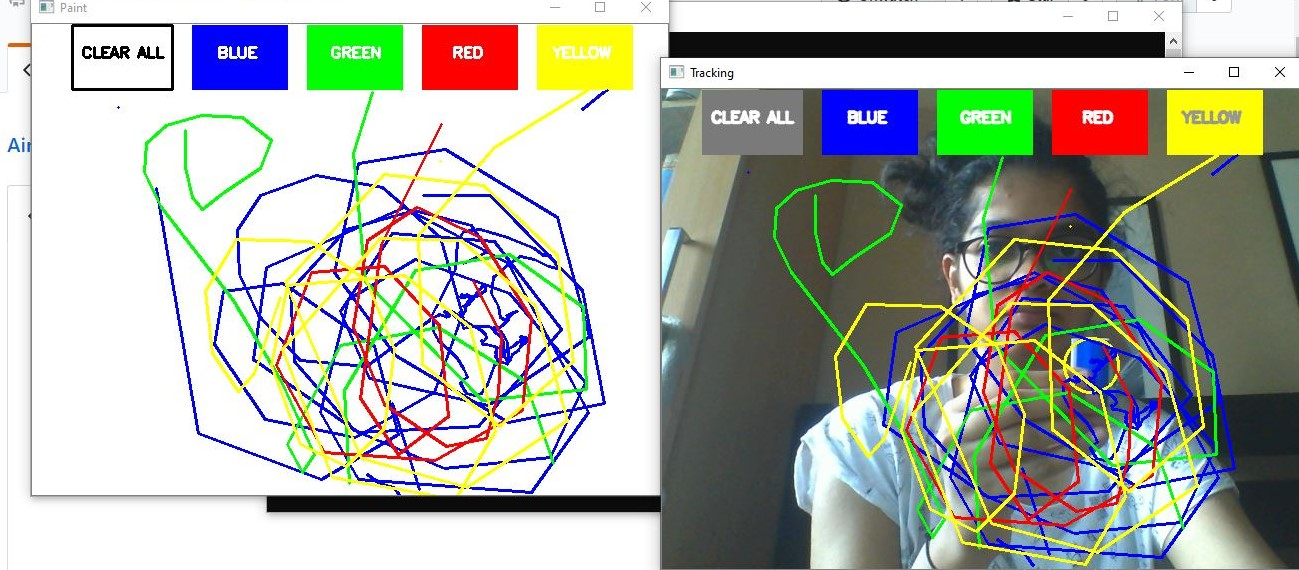
#> input picture Air_Canvas/SS.JPG, 1299 x 570 px, given in place of the camera
$ python Air_Canvas.py
#> lines starting #> are read from the running program, lines starting #| are printed output that depends on the picture; after the words box and inside, x2 and y2 are one past the last pixel; in counts of white or black regions, pixels touching at a corner belong together
import numpy as np
import cv2
from collections import deque

# Define the upper and lower bounds for a particular color(brush) to be detected
lower_bound = np.array([101, 101, 101])
upper_bound = np.array([121, 255, 255])    # blue

# Define a 5x5 kernel for erosion and dilation
kernel = np.ones((5, 5), np.uint8)

# Setup deques to store separate colors in separate arrays (Blue, Green, Red, Yellow points)
bpoints = [deque(maxlen=512)]
gpoints = [deque(maxlen=512)]
rpoints = [deque(maxlen=512)]
ypoints = [deque(maxlen=512)]

bindex = 0
gindex = 0
rindex = 0
yindex = 0

colors = [(255, 0, 0), (0, 255, 0), (0, 0, 255), (0, 255, 255)]
colorIndex = 0

# Setup the Paint interface
paintWindow = np.zeros((471,636,3)) + 255
paintWindow = cv2.rectangle(paintWindow, (40,1), (140,65), (0,0,0), 2)
paintWindow = cv2.rectangle(paintWindow, (160,1), (255,65), colors[0], -1)
paintWindow = cv2.rectangle(paintWindow, (275,1), (370,65), colors[1], -1)
paintWindow = cv2.rectangle(paintWindow, (390,1), (485,65), colors[2], -1)
paintWindow = cv2.rectangle(paintWindow, (505,1), (600,65), colors[3], -1)
cv2.putText(paintWindow, "CLEAR ALL", (49, 33), cv2.FONT_HERSHEY_SIMPLEX, 0.5, (0, 0, 0), 2, cv2.LINE_AA)
cv2.putText(paintWindow, "BLUE", (185, 33), cv2.FONT_HERSHEY_SIMPLEX, 0.5, (255, 255, 255), 2, cv2.LINE_AA)
cv2.putText(paintWindow, "GREEN", (298, 33), cv2.FONT_HERSHEY_SIMPLEX, 0.5, (255, 255, 255), 2, cv2.LINE_AA)
cv2.putText(paintWindow, "RED", (420, 33), cv2.FONT_HERSHEY_SIMPLEX, 0.5, (255, 255, 255), 2, cv2.LINE_AA)
cv2.putText(paintWindow, "YELLOW", (520, 33), cv2.FONT_HERSHEY_SIMPLEX, 0.5, (150,150,150), 2, cv2.LINE_AA)

cv2.namedWindow('Paint', cv2.WINDOW_AUTOSIZE)

# Load the video
camera = cv2.VideoCapture(0)

# Keep looping
while True:
    # Grab the current paintWindow
    (grabbed, frame) = camera.read()
#> frame is the input picture: shape (570, 1299, 3); mean B, G, R 167.1, 175.5, 172.2
    frame = cv2.flip(frame, 1)
    hsv = cv2.cvtColor(frame, cv2.COLOR_BGR2HSV)
#> hsv: shape (570, 1299, 3); mean H, S, V 45.9, 56.6, 193.7

    # Add the coloring options to the frame
    frame = cv2.rectangle(frame, (40,1), (140,65), (122,122,122), -1)
    frame = cv2.rectangle(frame, (160,1), (255,65), colors[0], -1)
    frame = cv2.rectangle(frame, (275,1), (370,65), colors[1], -1)
    frame = cv2.rectangle(frame, (390,1), (485,65), colors[2], -1)
    frame = cv2.rectangle(frame, (505,1), (600,65), colors[3], -1)
    cv2.putText(frame, "CLEAR ALL", (49, 33), cv2.FONT_HERSHEY_SIMPLEX, 0.5, (255, 255, 255), 2, cv2.LINE_AA)
    cv2.putText(frame, "BLUE", (185, 33), cv2.FONT_HERSHEY_SIMPLEX, 0.5, (255, 255, 255), 2, cv2.LINE_AA)
    cv2.putText(frame, "GREEN", (298, 33), cv2.FONT_HERSHEY_SIMPLEX, 0.5, (255, 255, 255), 2, cv2.LINE_AA)
    cv2.putText(frame, "RED", (420, 33), cv2.FONT_HERSHEY_SIMPLEX, 0.5, (255, 255, 255), 2, cv2.LINE_AA)
    cv2.putText(frame, "YELLOW", (520, 33), cv2.FONT_HERSHEY_SIMPLEX, 0.5, (150,150,150), 2, cv2.LINE_AA)
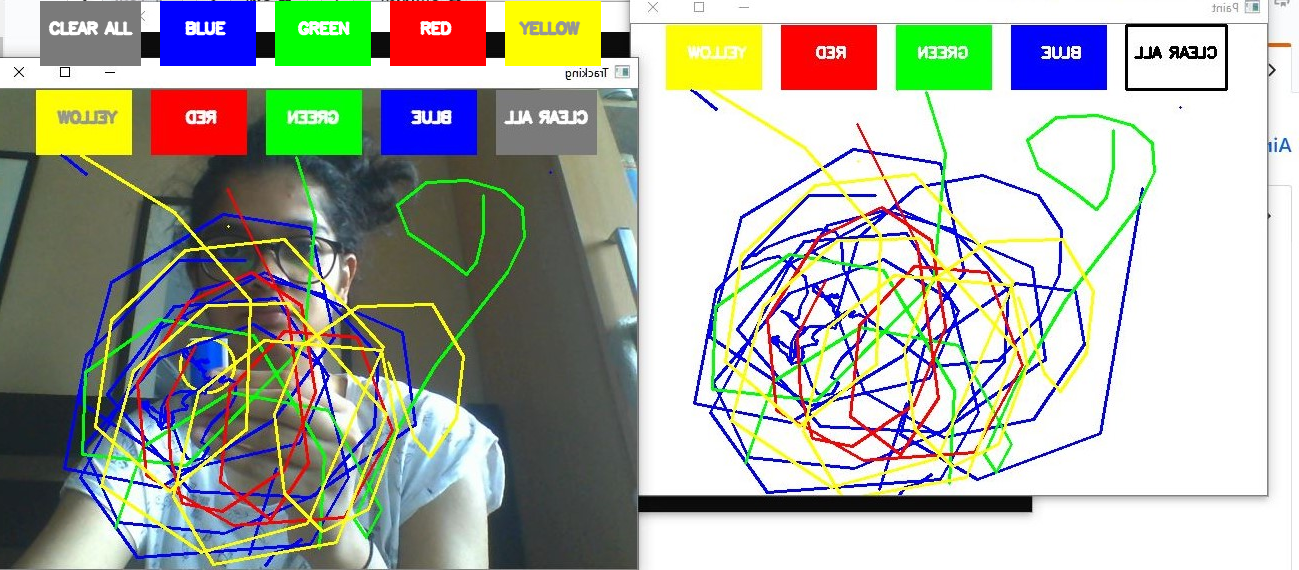
#> frame: shape (570, 1299, 3); mean B, G, R 163.5, 173.9, 170.6

    # Check to see if we have reached the end of the video
    if not grabbed:
        break

    # Determine which pixels fall within the blue boundaries and then blur the binary image
    mask = cv2.inRange(hsv, lower_bound, upper_bound)
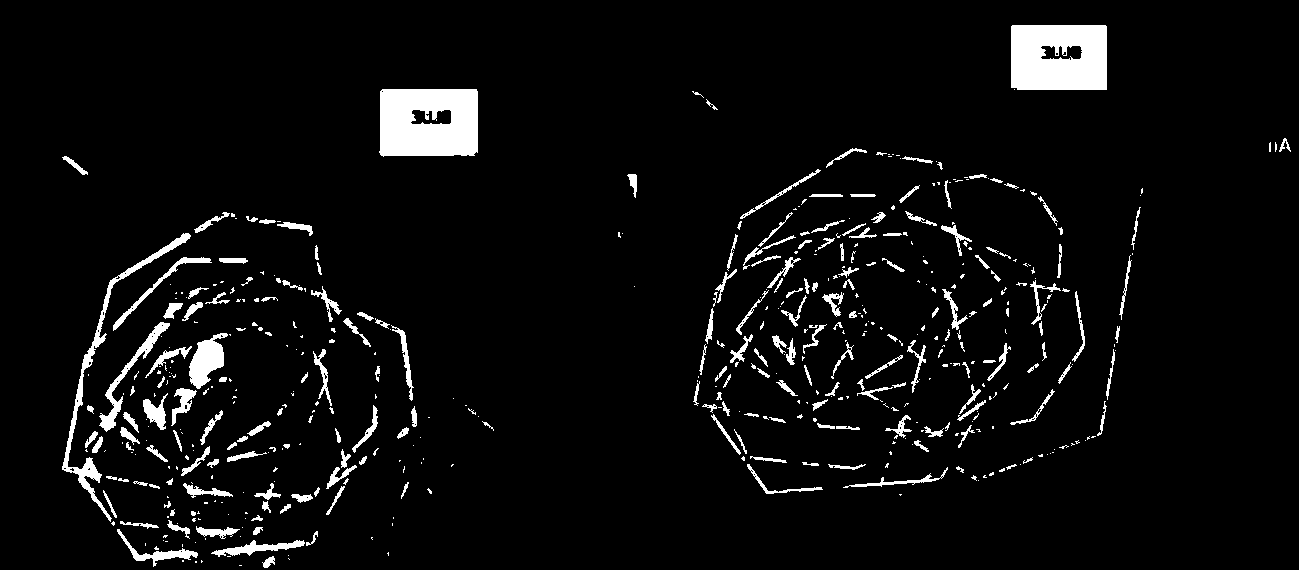
#> mask: shape (570, 1299); 5.1% white; 514 white regions (300 under 20 px), largest, box (x1, y1, x2, y2) and area: (379, 89, 478, 157) 6127, (1011, 25, 1107, 90) 5840, (62, 233, 191, 522) 2125
    mask = cv2.erode(mask, kernel, iterations=2)
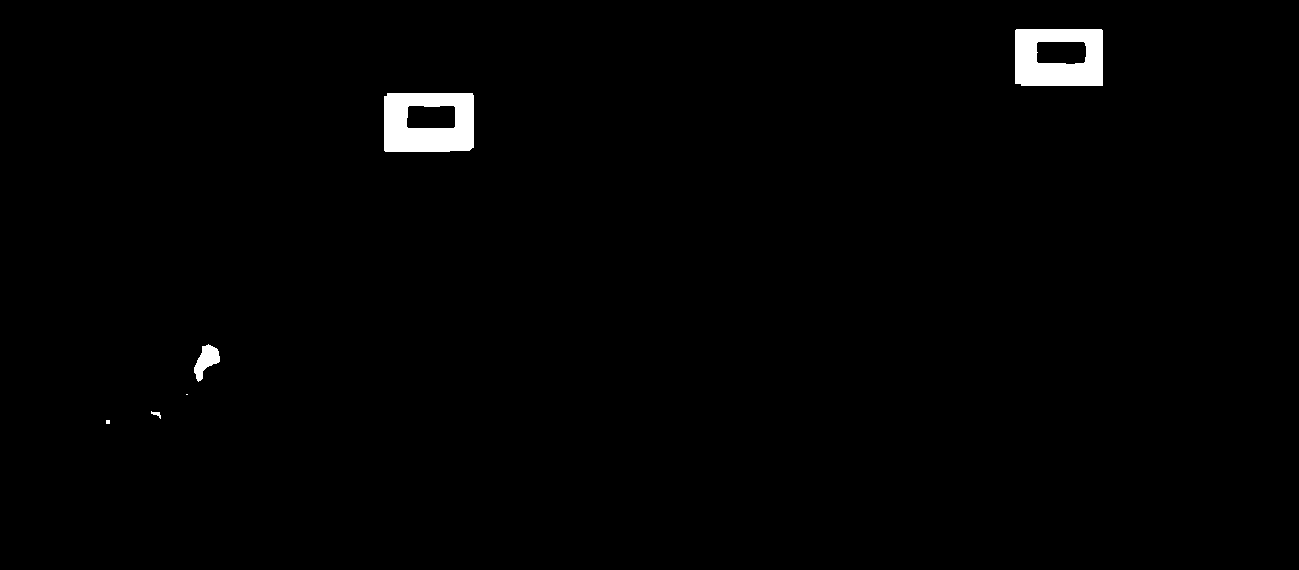
#> mask: shape (570, 1299); 1.2% white; 6 white regions (2 under 20 px), largest, box (x1, y1, x2, y2) and area: (384, 93, 474, 152) 4241, (1015, 29, 1103, 86) 3979, (194, 344, 220, 382) 505, (151, 411, 161, 419) 35
    mask = cv2.morphologyEx(mask, cv2.MORPH_OPEN, kernel)
#> mask: shape (570, 1299); 1.2% white; 3 white regions, box (x1, y1, x2, y2) and area: (384, 93, 474, 152) 4241, (1015, 29, 1103, 86) 3978, (194, 345, 220, 380) 499
    mask = cv2.dilate(mask, kernel, iterations=1)
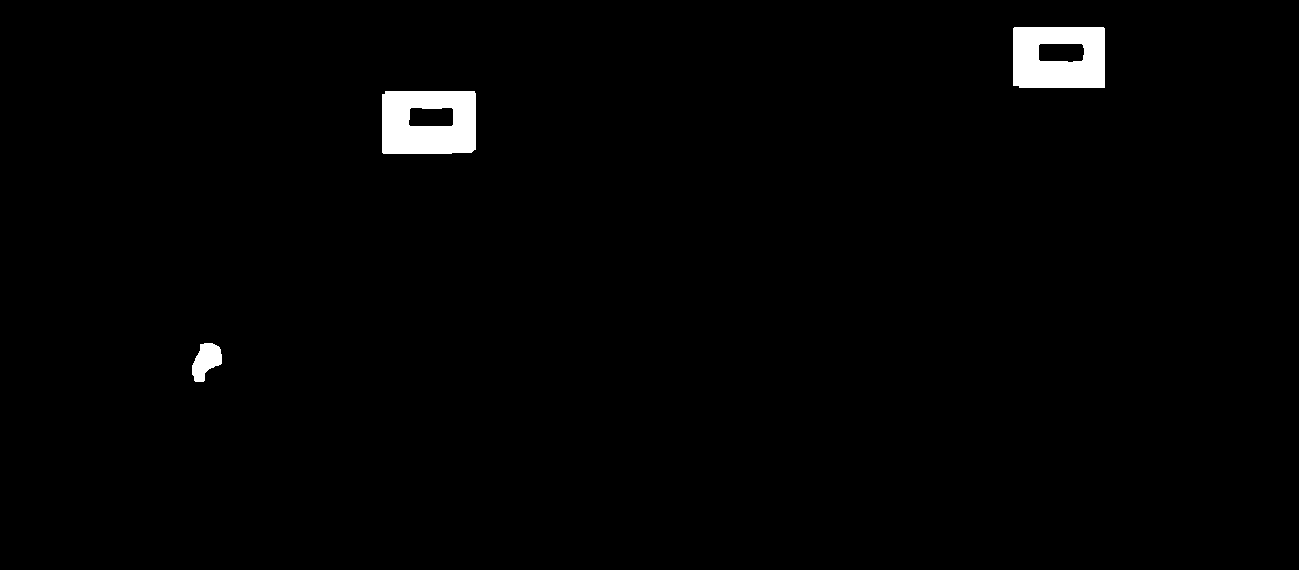
#> mask: shape (570, 1299); 1.4% white; 3 white regions

    # Find contours in the image
    cnts, _ = cv2.findContours(mask.copy(), cv2.RETR_EXTERNAL, cv2.CHAIN_APPROX_SIMPLE)
#> cnts = 3 contours; box (x1, y1, x2, y2) and area: (382, 91, 476, 154) 5724, (1013, 27, 1105, 88) 5448, (192, 343, 222, 382) 706
    center = None

    # Check to see if any contours were found
    if len(cnts) > 0:
    	# Sort the contours and find the largest one

        cnt = sorted(cnts, key = cv2.contourArea, reverse = True)[0]
#> cnt = contour of 14 points, box (x1, y1, x2, y2) (382, 91, 476, 154), area 5724
        # Get the radius of the enclosing circle around the found contour
        ((x, y), radius) = cv2.minEnclosingCircle(cnt)
#> x = 428; y = 121.5; radius = 55.19
        # Draw the circle around the contour
        cv2.circle(frame, (int(x), int(y)), int(radius), (0, 255, 255), 2)
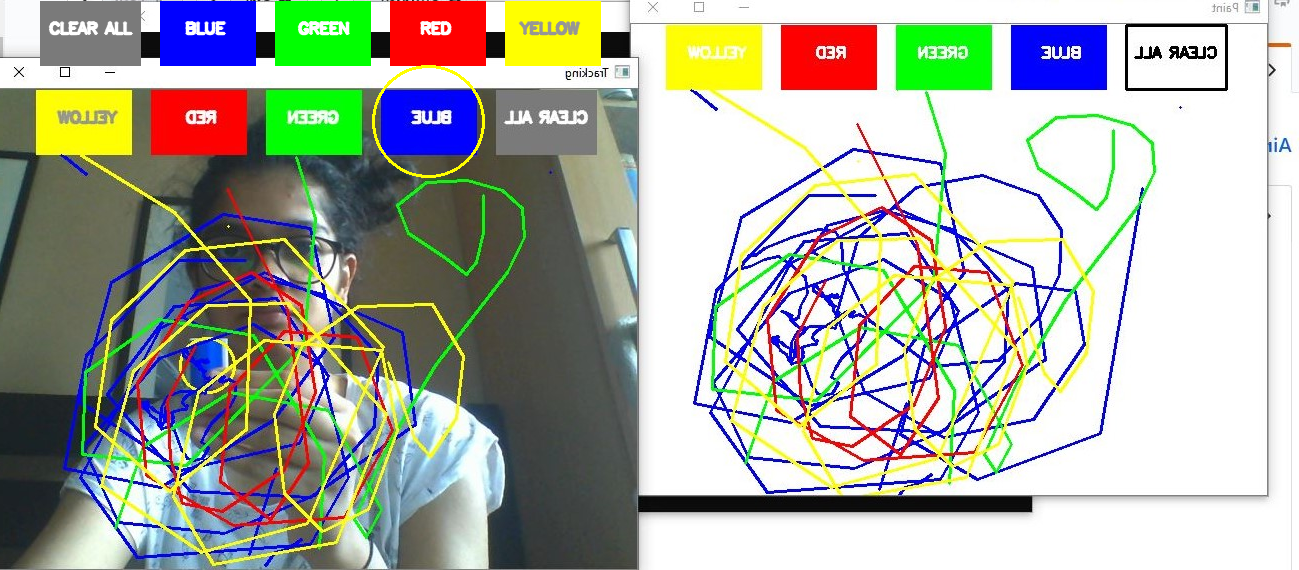
#> frame: shape (570, 1299, 3); 0.14% of pixels changed, all inside (x1, y1, x2, y2) = (372, 65, 485, 178)
        # Get the moments to calculate the center of the contour (in this case Circle)
        M = cv2.moments(cnt)
#> M = moments, m00 5724.5, centre m10/m00, m01/m00 = (428.4, 121.9)
        center = (int(M['m10'] / M['m00']), int(M['m01'] / M['m00']))
#> center = (428, 121)

        if center[1] <= 65:
            if 40 <= center[0] <= 140: # Clear All
                bpoints = [deque(maxlen=512)]
                gpoints = [deque(maxlen=512)]
                rpoints = [deque(maxlen=512)]
                ypoints = [deque(maxlen=512)]

                bindex = 0
                gindex = 0
                rindex = 0
                yindex = 0

                paintWindow[67:,:,:] = 255
            elif 160 <= center[0] <= 255:
                    colorIndex = 0 # Blue
            elif 275 <= center[0] <= 370:
                    colorIndex = 1 # Green
            elif 390 <= center[0] <= 485:
                    colorIndex = 2 # Red
            elif 505 <= center[0] <= 600:
                    colorIndex = 3 # Yellow
        else :
            if colorIndex == 0:
                bpoints[bindex].appendleft(center)
            elif colorIndex == 1:
                gpoints[gindex].appendleft(center)
            elif colorIndex == 2:
                rpoints[rindex].appendleft(center)
            elif colorIndex == 3:
                ypoints[yindex].appendleft(center)
    # Append the next deque when no contours are detected
    else:
        bpoints.append(deque(maxlen=512))
        bindex += 1
        gpoints.append(deque(maxlen=512))
        gindex += 1
        rpoints.append(deque(maxlen=512))
        rindex += 1
        ypoints.append(deque(maxlen=512))
        yindex += 1

    # Draw lines of all the colors (Blue, Green, Red and Yellow)
    points = [bpoints, gpoints, rpoints, ypoints]
    for i in range(len(points)):
        for j in range(len(points[i])):
            for k in range(1, len(points[i][j])):
                if points[i][j][k - 1] is None or points[i][j][k] is None:
                    continue
                cv2.line(frame, points[i][j][k - 1], points[i][j][k], colors[i], 2)
                cv2.line(paintWindow, points[i][j][k - 1], points[i][j][k], colors[i], 2)
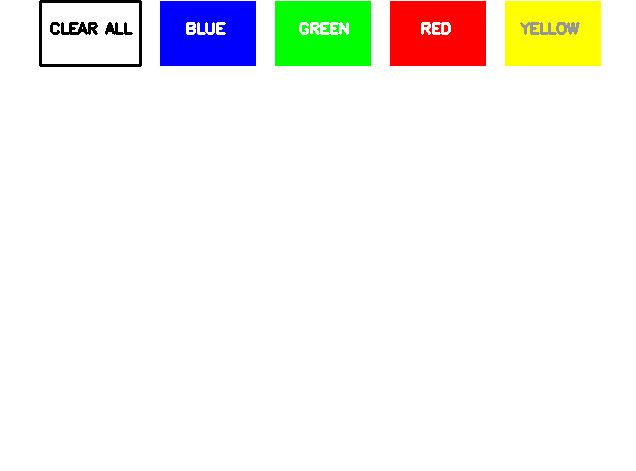
#> paintWindow: shape (471, 636, 3) float64; mean B, G, R 238.6, 243.4, 243.6

    # Show the frame and the paintWindow image
    cv2.imshow("Tracking", frame)
    cv2.imshow("Paint", paintWindow)
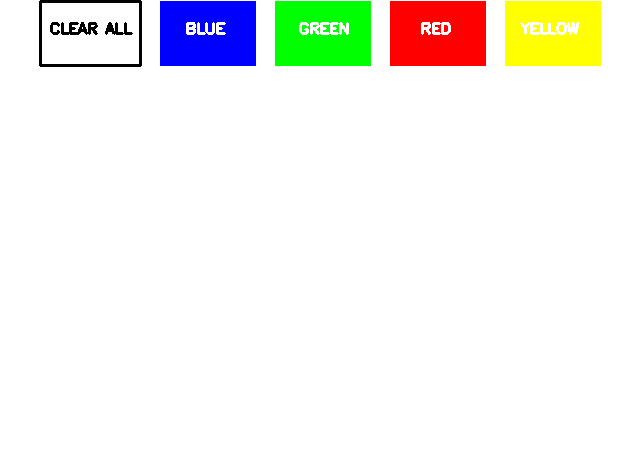
#> window 'Paint': shape (471, 636, 3); mean B, G, R 238.7, 243.6, 243.7

	# If the 'q' key is pressed, stop the loop
    if cv2.waitKey(1) & 0xFF == ord("q"):
#> (key q is pressed here)
        break

# Cleanup the camera and close any open windows
camera.release()
cv2.destroyAllWindows()
